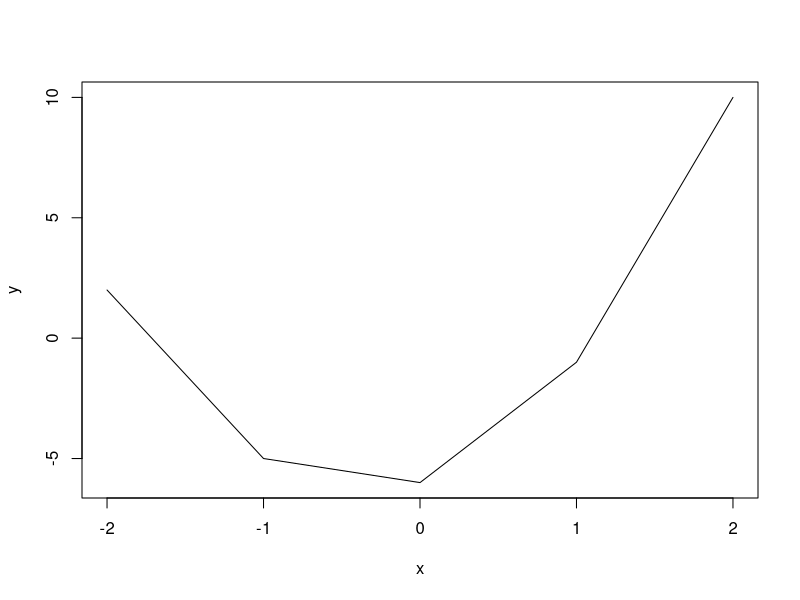
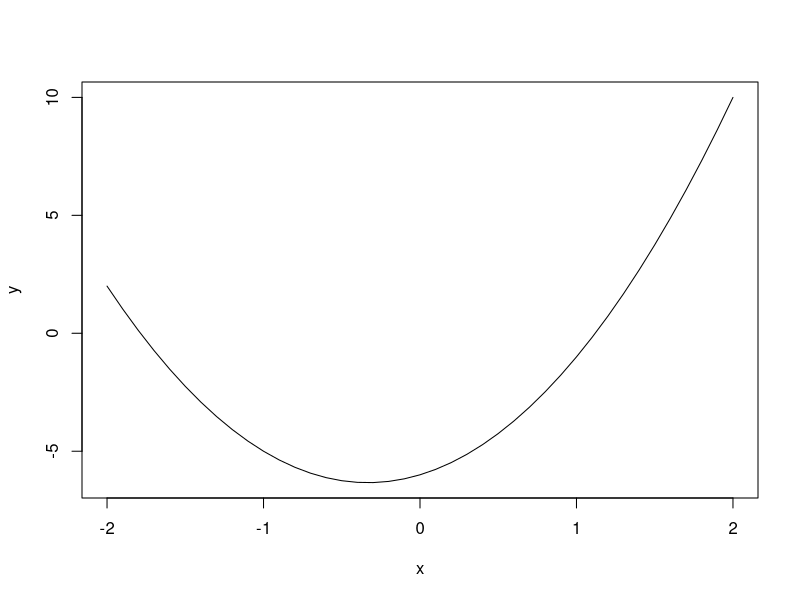
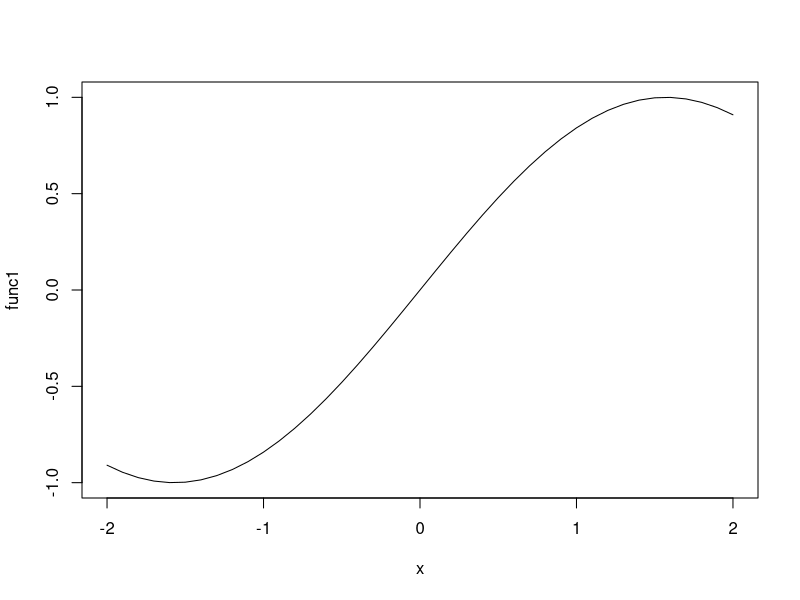
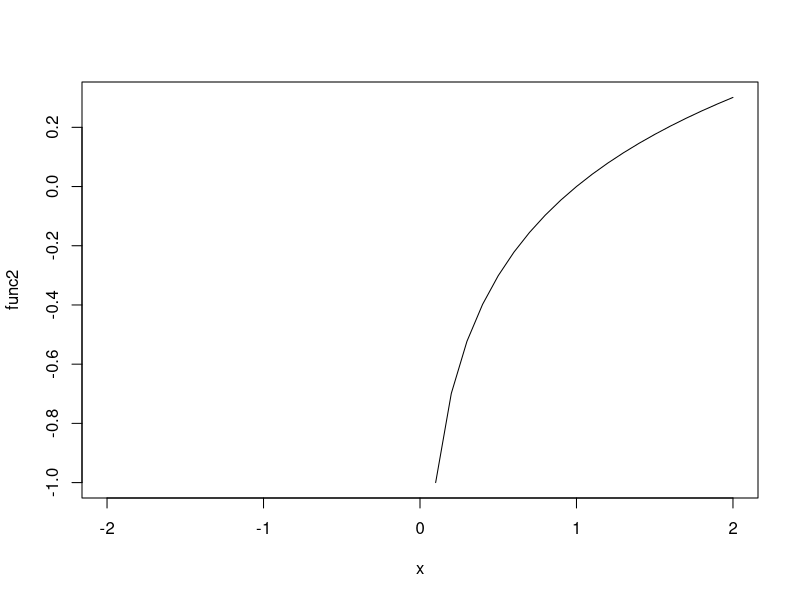
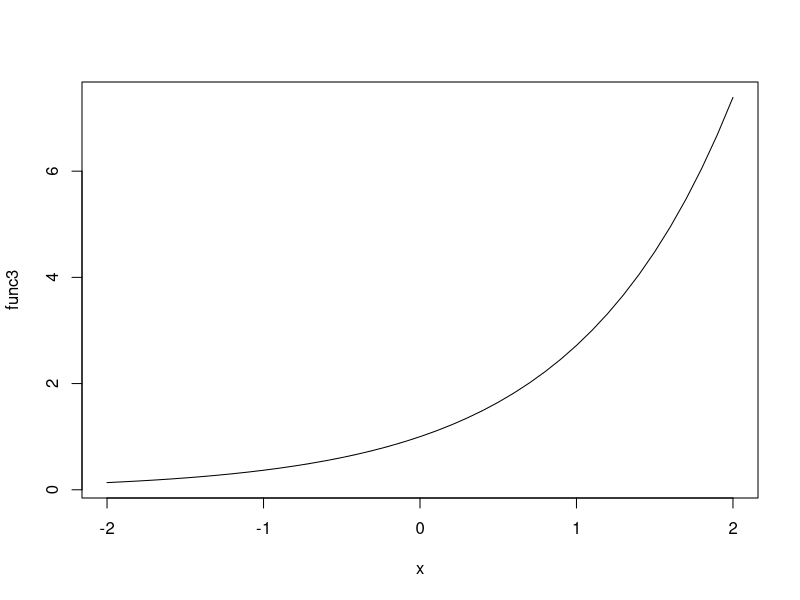

Write R code to recreate these figures, in order. (Note: this script raises an error after producing the figures.)
# 1.1.Imprimir en pantalla la siguiente frase: “Hello,World!”
print("Hello, World!", quote = FALSE)
# 1.2.Crear las variables 𝑥=1 e 𝑦, y evaluar la siguiente función: 𝑦=𝑓(𝑥)=3𝑥^2+2𝑥−6. Despliegue en pantalla el resultado.
x <- 1
y <- 3*x^2+2*x-6
print(y)
# 1.3.Crear el vector 𝑥=[−2,−1,0,1,2]y evaluar la siguiente función: 𝑦=𝑓(𝑥)=3𝑥^2+2𝑥−6. Despliegue en pantalla el resultadoy graficar los resultados obtenidos.
x <- c(-2,-1,0,1,2)
y <- 3*x^2+2*x-6
print(y)
plot(x,y,type = "l")
# 1.4.Crear el vector𝑥=[−2,−1.9,−1.8,...,2], notar que el primer elemento del vector es -2 y el último es 2, con lo cual se deduce que hay una separación de 0.1 entre los elementos del vector. Evaluar la siguiente función: 𝑦=𝑓(𝑥)=3𝑥2+2𝑥−6 y graficar los resultados. Despliegue en pantalla el resultado numérico y gráfico.
x <- seq(-2,2, by=0.1)
y <- 3*x^2+2*x-6
print(y)
plot(x,y,type = "l")
# 1.5.Utilizar el vector 𝑥 creado en la actividad 1.4 y evaluar las siguientes funciones:1)𝑦=sin𝑥,2) 𝑦=log10𝑥,3) 𝑦=𝑒𝑥.Despliegue en pantalla el resultado numérico y gráfico.
x <- seq(-2,2, by=0.1)
func1<-sin(x)
func2<-log10(x)
func3<-exp(x)
plot(x,func1,type = "l")
print(func1)
plot(x,func2,type = "l")
print(func2)
plot(x,func3,type = "l")
print(func3)
# 1.6 Crear los vectores 𝑣1=[1,2,3,4]y 𝑣2=[2,4,6,8]y realizar las siguientes operaciones elemento por elemento: 𝑣1∗𝑣2, 𝑣1/𝑣2, 𝑣1^2, 𝑣1+𝑣2, 𝑣1−𝑣2. Despliegue en pantalla los resultados.
a<-1:4
b<-seq(2,8,by=2)
a%*%b
a/b
a^2
a+b
a-b
# 1.7 Crear las matrices 𝑀= [[4,3,-1], [2,1,0], [0,-4,3], [-1,0,6]] y N= [[-1,2,-2,0], [0,3,1,-1]] y realizar la multiplicación de matrices: 
a<-array(c(4,3,-1,2,1,0,0,-4,3,-1,0,6),dim = c(3,4))
b<-array(c(-1,2,-2,0,0,3,1,-1),dim=c(4,2))
a%*%b
# 1.8.Realizar  un  programa  que  despliegue  una  caja,  un  ovalo,  una  flecha  y  un  diamante  utilizando asteriscos, como se muestra en la figura.
result = ""
for (pos in 0:80) {
  x <- pos %% 9
  y <- pos %/% 9
  if(x == 8){
    result = paste(result, "*\n", sep="")
  } else if (x == 0 || y == 0 || y == 8) {
    result = paste(result, "*", sep="")
  } else {
    result = paste(result, " ", sep="")
  }
}
cat(result)


result = ""
for (pos in 0:80) {
  x <- pos %% 9
  y <- pos %/% 9
  if(((x > 2 && x < 6) && (y == 0 || y == 8)) || (x == 0 && (y > 1 && y < 7)) || ((x == 1 || x == 7) && (y == 1 || y == 7))) {
    result = paste(result, "*", sep="")
  } else if (x == 8 && (y > 1 && y < 7)) {
    result = paste(result, "*\n", sep="")
  } else if (x == 8 && (y < 2 || y > 6)) {
    result = paste(result, "\n", sep="")
  } else {
    result = paste(result, " ", sep="")
  }
}
cat(result)


result = ""
for (posy in 0:8){
  for (posx in 0:4){
    x <- posx %% 5
    y <- posy %% 9
    if (x == 2 || ((y == 1 || y == 2) && (x == 1 || x == 3)) || (y == 2 && x == 0)){
      result = paste(result, "*", sep="")
    } else if (x == 4 && (y < 2 || y > 2)) {
      result = paste(result, "\n", sep="")
    } else if (y == 2 && x == 4){
      result = paste(result, "*\n", sep="")
    } else {
      result = paste(result, " ", sep="")
    }
  }
}
cat(result)

result = ""
for (pos in 0:80) {
  x <- pos %% 9
  y <- pos %/% 9
  if((x == 4 && (y == 0 || y == 8)) || ((y == 1 || y == 7) && (x == 3 || x == 5)) || ((y == 2 || y == 6) && ( x == 2 || x == 6)) || ((y == 3 || y == 5) && (x == 1 || x == 7)) || (y == 4 && x == 0)) {
    result = paste(result, "*", sep="")
  } else if (x == 8 && y == 4) {
    result = paste(result, "*\n", sep="")
  } else if (x == 8 && y != 4) {
    result = paste(result, "\n", sep="")
  } else {
    result = paste(result, " ", sep="")
  }
}
cat(result)

# 1.9. Realizar un programa que despliegue los siguientes patrones utilizando asteriscos.
size = 10
figure <- list()
for (i in 0:size) {
  figure[i] <- paste(paste(replicate(i, "*"), collapse = ""), paste(replicate(size - i, " "), collapse = ""), collapse = "")
}
print(figure)

for (l in figure) {
  print(l, FALSE)
}

for (l in rev(figure)) {
  print(l, FALSE)
}

for (l in figure) {
  print(paste(rev(strsplit(l, split = "")[[1]]), collapse = ""), FALSE)
}

for (l in rev(figure)) {
  print(paste(rev(strsplit(l, split = "")[[1]]), collapse = ""), FALSE)
}

# 1.10. Realizar un programa que despliegue un triángulo utilizando asteriscos. La altura será definida por el usuario, para el ejemplo de la figura la altura es 5.
size<-9 * 2
p=""

for(number in seq(1, size, by=2)){ 
  p = paste(p, paste(replicate(size - number, " "), collapse = ""), paste(replicate(number, "*"), collapse = " "), sep="")
  p = paste(p, "\n")
  
}

cat(p)
